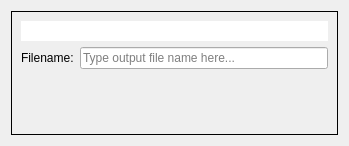
<?xml version="1.0" encoding="UTF-8"?>
<!--
######################################################################################################################
# Copyright (C) 2017-2020 Spine project consortium
# This file is part of Spine Items.
# Spine Items is free software: you can redistribute it and\/or modify it under the terms of the GNU Lesser General
# Public License as published by the Free Software Foundation, either version 3 of the License, or (at your option)
# any later version. This program is distributed in the hope that it will be useful, but WITHOUT ANY WARRANTY;
# without even the implied warranty of MERCHANTABILITY or FITNESS FOR A PARTICULAR PURPOSE. See the GNU Lesser General
# Public License for more details. You should have received a copy of the GNU Lesser General Public License along with
# this program. If not, see <http:\/\/www.gnu.org\/licenses\/>.
######################################################################################################################
-->
<ui version="4.0">
 <class>Form</class>
 <widget class="QWidget" name="Form">
  <property name="geometry">
   <rect>
    <x>0</x>
    <y>0</y>
    <width>349</width>
    <height>146</height>
   </rect>
  </property>
  <property name="windowTitle">
   <string>Form</string>
  </property>
  <layout class="QVBoxLayout" name="verticalLayout_2">
   <item>
    <widget class="QFrame" name="frame">
     <property name="frameShape">
      <enum>QFrame::Box</enum>
     </property>
     <property name="frameShadow">
      <enum>QFrame::Plain</enum>
     </property>
     <layout class="QVBoxLayout" name="verticalLayout">
      <item>
       <widget class="QLineEdit" name="url_field">
        <property name="font">
         <font>
          <weight>75</weight>
          <bold>true</bold>
         </font>
        </property>
        <property name="frame">
         <bool>false</bool>
        </property>
        <property name="readOnly">
         <bool>true</bool>
        </property>
       </widget>
      </item>
      <item>
       <layout class="QFormLayout" name="formLayout">
        <item row="0" column="0">
         <widget class="QLabel" name="file_name_label">
          <property name="text">
           <string>Filename:</string>
          </property>
         </widget>
        </item>
        <item row="0" column="1">
         <widget class="PropertyQLineEdit" name="out_file_name_edit">
          <property name="placeholderText">
           <string>Type output file name here...</string>
          </property>
         </widget>
        </item>
       </layout>
      </item>
     </layout>
    </widget>
   </item>
  </layout>
 </widget>
 <customwidgets>
  <customwidget>
   <class>PropertyQLineEdit</class>
   <extends>QLineEdit</extends>
   <header>spinetoolbox/widgets/custom_qlineedits.h</header>
  </customwidget>
 </customwidgets>
 <resources/>
 <connections/>
</ui>
